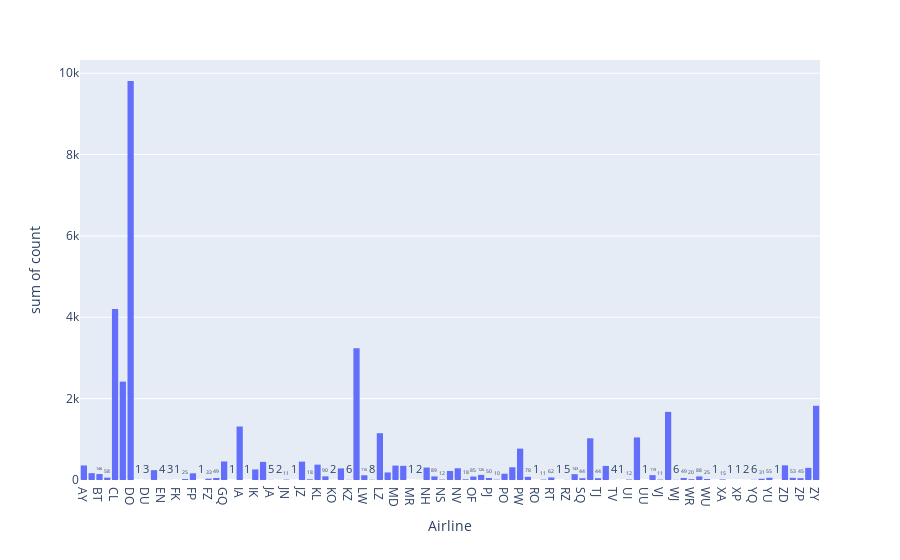

This figure's notebook cell:
### Code cell
plot_count_hist('Airline', data)

### Figure 1 — Plotly figure (JSON) as saved in the notebook; plotly's stock layout.template omitted (floating-point values rounded to 4 significant figures)
{"data": [{"alignmentgroup": "True", "bingroup": "x", "histfunc": "sum", "hovertemplate": "Airline=%{x}<br>sum of count=%{y}<extra></extra>", "legendgroup": "", "marker": {"color": "#636efa", "pattern": {"shape": ""}}, "name": "", "offsetgroup": "", "orientation": "v", "showlegend": false, "texttemplate": "%{value}", "type": "histogram", "x": ["AY", "BJ", "BT", "BZ", "CL", "CN", "DO", "DT", "DU", "EM", "EN", "FB", "FK", "FO", "FP", "FX", "FZ", "GM", "GQ", "GX", "IA", "ID", "IK", "IR", "JA", "JE", "JN", "JP", "JZ", "KJ", "KL", "KN", "KO", "KU", "KZ", "LJ", "LW", "LX", "LZ", "MC", "MD", "ML", "MR", "NG", "NH", "NI", "NS", "NU", "NV", "NW", "OF", "OK", "PJ", "PL", "PO", "PU", "PW", "QU", "RO", "RS", "RT", "RV", "RZ", "SH", "SQ", "SV", "TJ", "TN", "TV", "UE", "UI", "UK", "UU", "VD", "VJ", "VW", "WJ", "WN", "WR", "WT", "WU", "WY", "XA", "XG", "XP", "YJ", "YQ", "YT", "YU", "ZB", "ZD", "ZL", "ZP", "ZT", "ZY"], "xaxis": "x", "y": [357, 168, 146, 58, 4205, 2418, 9808, 1, 3, 242, 4, 3, 1, 25, 165, 1, 33, 49, 456, 1, 1315, 1, 260, 446, 5, 2, 11, 1, 451, 18, 377, 90, 2, 285, 6, 3237, 116, 8, 1150, 185, 354, 348, 1, 2, 306, 89, 12, 221, 288, 18, 85, 126, 50, 10, 154, 313, 771, 78, 1, 11, 62, 1, 5, 143, 44, 1025, 44, 346, 4, 1, 12, 1046, 1, 119, 11, 1675, 6, 49, 20, 88, 25, 1, 15, 1, 1, 2, 6, 31, 55, 1, 361, 53, 45, 298, 1824], "yaxis": "y"}], "layout": {"barmode": "relative", "legend": {"tracegroupgap": 0}, "margin": {"t": 60}, "xaxis": {"anchor": "y", "domain": [0, 1], "title": {"text": "Airline"}}, "yaxis": {"anchor": "x", "domain": [0, 1], "title": {"text": "sum of count"}}}}
